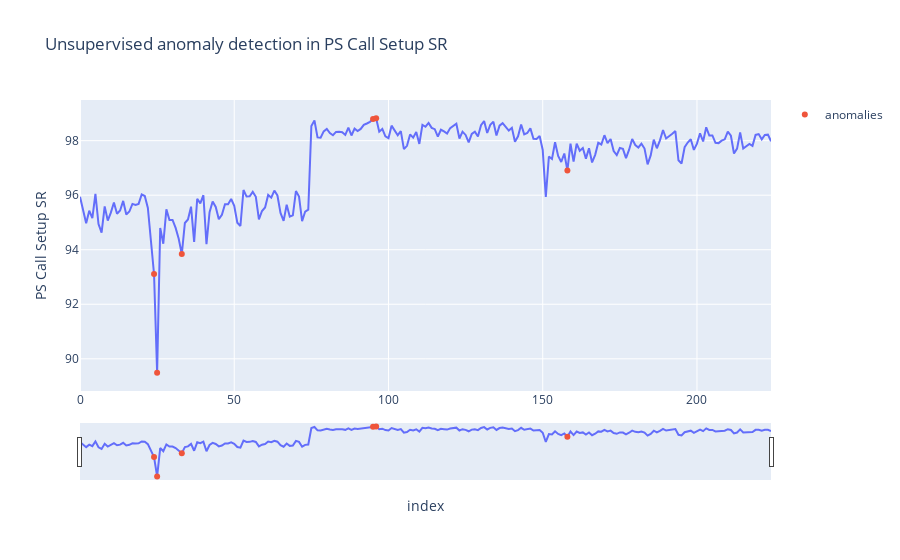

Notebook source saved alongside this figure:
### Code cell
fig = px.line(df,x='index', y='PS Call Setup SR', title='Unsupervised anomaly detection in PS Call Setup SR')
fig.add_trace(go.Scatter(x=iso_anomaly_df["index"].to_list(), y=iso_anomaly_df["PS Call Setup SR"].to_list(),
                            mode='markers', name='anomalies'))
fig.update_xaxes(rangeslider_visible=True)
fig

### Figure 1 — Plotly figure (JSON) as saved in the notebook; plotly's stock layout.template omitted (floating-point values rounded to 4 significant figures; data arrays with more than 128 entries replaced by an {"elided": "..."} marker saying what was removed)
{"data": [{"hovertemplate": "index=%{x}<br>PS Call Setup SR=%{y}<extra></extra>", "legendgroup": "", "line": {"color": "#636efa", "dash": "solid"}, "mode": "lines", "name": "", "orientation": "v", "showlegend": false, "type": "scatter", "x": {"elided": "225 int values"}, "xaxis": "x", "y": {"elided": "225 float values"}, "yaxis": "y"}, {"mode": "markers", "name": "anomalies", "type": "scatter", "x": [24, 25, 33, 95, 96, 158], "y": [93.11, 89.49, 93.84, 98.79, 98.82, 96.91]}], "layout": {"legend": {"tracegroupgap": 0}, "title": {"text": "Unsupervised anomaly detection in PS Call Setup SR"}, "xaxis": {"anchor": "y", "domain": [0, 1], "rangeslider": {"visible": true}, "title": {"text": "index"}}, "yaxis": {"anchor": "x", "domain": [0, 1], "title": {"text": "PS Call Setup SR"}}}}
